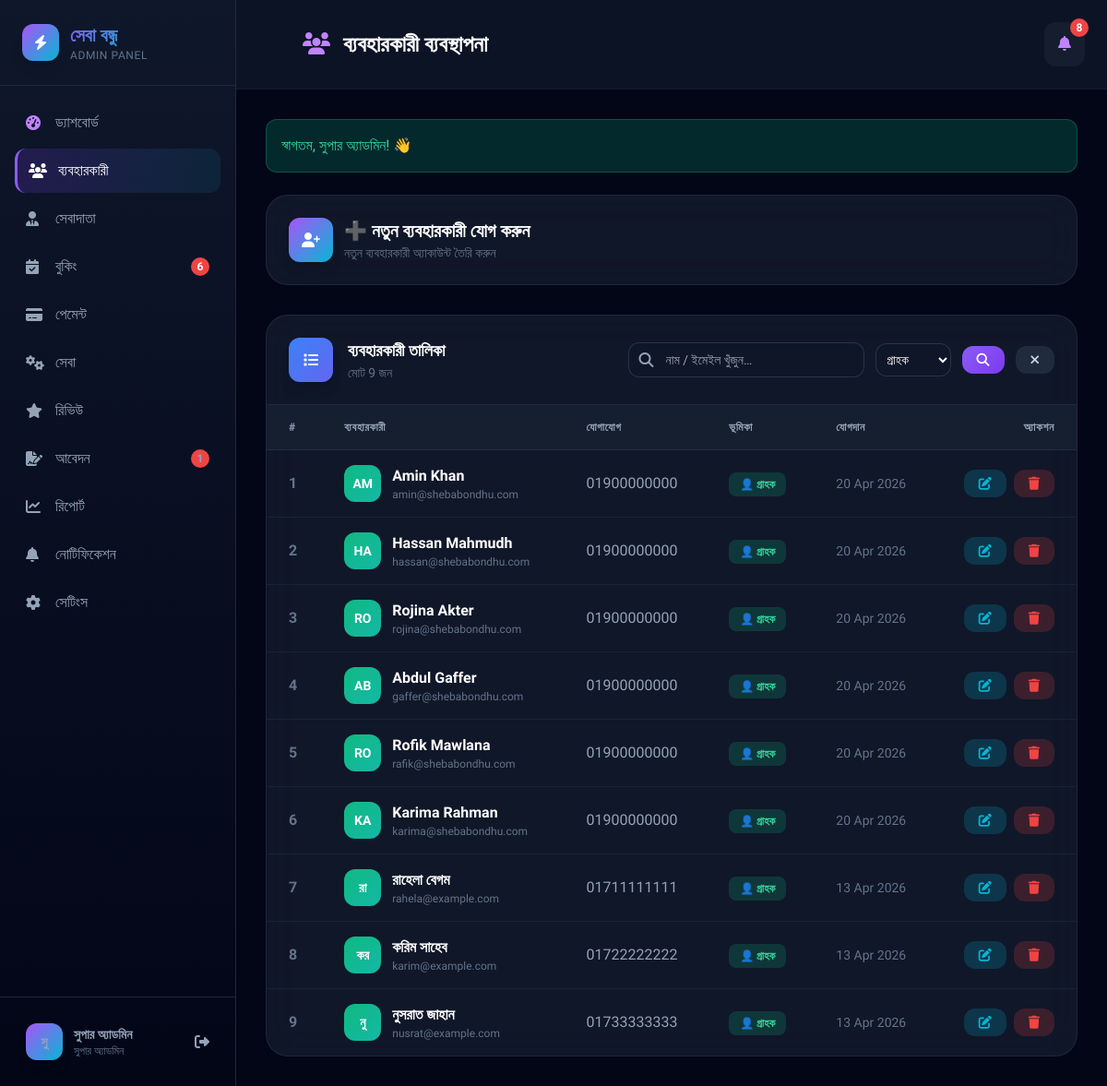
Screenshot of /admin/users.php?role=customer (signed in) with the database file from the repository.
### tables this page shows
CREATE TABLE `users` (
  `id` int(10) UNSIGNED NOT NULL,
  `name` varchar(120) NOT NULL,
  `email` varchar(191) NOT NULL,
  `password` varchar(255) NOT NULL,
  `phone` varchar(30) DEFAULT NULL,
  `role` enum('customer','provider','admin') NOT NULL DEFAULT 'customer',
  `avatar` varchar(255) DEFAULT NULL,
  `created_at` timestamp NOT NULL DEFAULT current_timestamp(),
  `photo` varchar(255) DEFAULT NULL
);

### includes/config.php (called while the page is built, shortened)
<?php
function db(): PDO {
    static $pdo = null;
    if ($pdo === null) {
        $dsn  = 'mysql:host='.DB_HOST.';dbname='.DB_NAME.';charset='.DB_CHARSET;
        $opts = [PDO::ATTR_ERRMODE=>PDO::ERRMODE_EXCEPTION,PDO::ATTR_DEFAULT_FETCH_MODE=>PDO::FETCH_ASSOC,PDO::ATTR_EMULATE_PREPARES=>false];
        try { $pdo = new PDO($dsn, DB_USER, DB_PASS, $opts); }
        catch (PDOException $e) { die('<div style="font-family:sans-serif;padding:40px;color:#c00"><h2>ডেটাবেজ সংযোগ ব্যর্থ</h2><p>'.htmlspecialchars($e->getMessage()).'</p></div>'); }
    }
    return $pdo;
}
function auth(): ?array { sessionStart(); return $_SESSION['user'] ?? null; }
function e(string $s): string { return htmlspecialchars($s, ENT_QUOTES, 'UTF-8'); }

### admin/_stats.php (called while the page is built, shortened)
<?php
function getAdminStats(): array
{
    try {
        try {
            db()->query("ALTER TABLE bookings ADD COLUMN amount DECIMAL(10,2) DEFAULT NULL AFTER payment_code");
        } catch (Exception $e) {}
        $row = db()->query('SELECT
            (SELECT COUNT(*) FROM users WHERE role="customer") AS cu,
            (SELECT COUNT(*) FROM providers) AS pu,
            (SELECT COUNT(*) FROM providers WHERE verified=1) AS pv,
            (SELECT COUNT(*) FROM bookings) AS bo,
            (SELECT COUNT(*) FROM bookings WHERE status="Pending") AS bp,
            (SELECT COUNT(*) FROM bookings WHERE status="Completed") AS bc,
            (SELECT COUNT(*) FROM provider_applications WHERE status="pending") AS ap,
            (SELECT COUNT(*) FROM reviews) AS rv,
            (SELECT COUNT(*) FROM service_categories WHERE active=1) AS sc,
            (SELECT COUNT(*) FROM notification WHERE role_target="admin" AND is_read=0) AS nt,
            (SELECT COALESCE(SUM(amount), 0) * 0.15 FROM bookings WHERE status="Completed" AND payment_status="paid") AS revenue,
            (SELECT COALESCE(SUM(amount), 0) FROM bookings WHERE status="Completed" AND payment_status="paid") AS total_amount,
            (SELECT COALESCE(SUM(amount), 0) * 0.15 FROM bookings WHERE status="Completed" AND payment_status="paid" AND created_at >= DATE_SUB(NOW(), INTERVAL 7 DAY)) AS weekly_revenue,
            (SELECT COALESCE(SUM(amount), 0) * 0.15 FROM bookings WHERE status="Completed" AND payment_status="paid" AND created_at >= DATE_FORMAT(NOW(), "%Y-%m-01")) AS monthly_revenue,
            (SELECT COALESCE(SUM(amount), 0) * 0.15 FROM bookings WHERE status="Completed" AND payment_status="paid" AND created_at >= DATE_FORMAT(NOW(), "%Y-01-01")) AS yearly_revenue
        ')->fetch(PDO::FETCH_ASSOC);
        $result = [];
        if ($row) {
            $result = [
                'cu' => (int)$row['cu'],
                'pu' => (int)$row['pu'],
                'pv' => (int)$row['pv'],
                'bo' => (int)$row['bo'],
                'bp' => (int)$row['bp'],
                'bc' => (int)$row['bc'],
                'ap' => (int)$row['ap'],
                'rv' => (int)$row['rv'],
                'sc' => (int)$row['sc'],
                'nt' => (int)$row['nt'],
                'revenue' => (float)$row['revenue'],
                'total_amount' => (float)$row['total_amount'],
                'weekly_revenue' => (float)$row['weekly_revenue'],
                'monthly_revenue' => (float)$row['monthly_revenue'],
                'yearly_revenue' => (float)$row['yearly_revenue'],
            ];
        }
        return $result ?: array_fill_keys(['cu','pu','pv','bo','bp','bc','ap','rv','sc','nt','revenue','total_amount','weekly_revenue','monthly_revenue','yearly_revenue'], 0);
    } catch (PDOException $e) {
        return array_fill_keys(['cu','pu','pv','bo','bp','bc','ap','rv','sc','nt'], 0);
    }
}
function adminPendingBookings(): int {
    try {
        return (int)db()->query("SELECT COUNT(*) FROM bookings WHERE status='Pending'")->fetchColumn();
    } catch (Throwable $e) {
        return 0;
    }
}
    if ($count > 0): ?><span class="ml-auto bg-red-500 text-white text-xs rounded-full w-5 h-5 flex items-center justify-center font-bold"><?= $count ?></span><?php endif;

### admin/users.php (the view, shortened to what this page needs)
<?php
require_once __DIR__ . '/../includes/config.php';
require_once __DIR__ . '/_stats.php';
$user = auth();
$s = getAdminStats();
$editUser = null;
$showForm = $editUser ? true : false;
$rf = $_GET['role'] ?? '';
$sq = trim($_GET['q'] ?? '');
$w = [];
$p = [];
if ($rf) {
    $w[] = "role=?";
    $p[] = $rf;
}
$wh = $w ? ' WHERE ' . implode(' AND ', $w) : '';
$stmt = db()->prepare("SELECT * FROM users $wh ORDER BY created_at DESC");
$stmt->execute($p);
$users = $stmt->fetchAll();
$unreadNotifs = 0;
try {
    $unreadNotifs = (int)db()->query("SELECT COUNT(*) FROM notification WHERE role_target='admin' AND is_read=0")->fetchColumn();
} catch (Exception $e) {}
?>
<!DOCTYPE html>
<html lang="bn">
<head>
  <script src="https://cdn.tailwindcss.com"></script>
  <link rel="stylesheet" href="https://cdnjs.cloudflare.com/ajax/libs/font-awesome/6.4.0/css/all.min.css">
</head>
<body class="bg-slate-950 text-white min-h-screen">
<aside id="sidebar" class="w-64 bg-gradient-to-b from-slate-900 to-slate-950 h-screen fixed left-0 top-0 border-r border-slate-800 z-50 flex flex-col">
  <div class="p-6 border-b border-slate-800">
    <div class="flex items-center gap-3">
      <div class="w-10 h-10 bg-gradient-to-br from-purple-500 to-cyan-500 rounded-xl flex items-center justify-center shadow-lg">
        <i class="fas fa-bolt text-white"></i>
      </div>
      <div>
        <div class="text-xl font-bold gradient-text">সেবা বন্ধু</div>
        <div class="text-xs text-slate-500 uppercase tracking-wider">Admin Panel</div>
      </div>
    </div>
  </div>
  <nav class="flex-1 p-4 space-y-1 overflow-y-auto">
    <a href="dashboard.php" class="sidebar-link flex items-center gap-3 p-3 rounded-xl text-slate-400 hover:text-white">
      <i class="fas fa-gauge-high w-5 text-purple-400"></i>
      <span>ড্যাশবোর্ড</span>
    </a>
    <a href="users.php" class="sidebar-link active flex items-center gap-3 p-3 rounded-xl text-white">
      <i class="fas fa-users w-5"></i>
      <span>ব্যবহারকারী</span>
    </a>
    <a href="providers.php" class="sidebar-link flex items-center gap-3 p-3 rounded-xl text-slate-400 hover:text-white">
      <i class="fas fa-user-tie w-5"></i>
      <span>সেবাদাতা</span>
    </a>
    <a href="bookings.php" class="sidebar-link flex items-center gap-3 p-3 rounded-xl text-slate-400 hover:text-white">
      <i class="fas fa-calendar-check w-5"></i>
      <span>বুকিং</span>
      <?php if (adminPendingBookings() > 0): ?><span class="ml-auto bg-red-500 text-white text-xs rounded-full w-5 h-5 flex items-center justify-center font-bold"><?= adminPendingBookings() ?></span><?php endif; ?>
    </a>
    <a href="payments.php" class="sidebar-link flex items-center gap-3 p-3 rounded-xl text-slate-400 hover:text-white">
      <i class="fas fa-credit-card w-5"></i>
      <span>পেমেন্ট</span>
    </a>
    <a href="services.php" class="sidebar-link flex items-center gap-3 p-3 rounded-xl text-slate-400 hover:text-white">
      <i class="fas fa-cogs w-5"></i>
      <span>সেবা</span>
    </a>
    <a href="reviews.php" class="sidebar-link flex items-center gap-3 p-3 rounded-xl text-slate-400 hover:text-white">
      <i class="fas fa-star w-5"></i>
      <span>রিভিউ</span>
    </a>
    <a href="applications.php" class="sidebar-link flex items-center gap-3 p-3 rounded-xl text-slate-400 hover:text-white relative">
      <i class="fas fa-file-signature w-5"></i>
      <span>আবেদন</span>
      <?php if (($s['ap'] ?? 0) > 0): ?>
        <span class="absolute right-3 bg-red-500 text-xs rounded-full w-5 h-5 flex items-center justify-center font-bold animate-pulse"><?= $s['ap'] ?></span>
      <?php endif; ?>
    </a>
    <a href="analytics.php" class="sidebar-link flex items-center gap-3 p-3 rounded-xl text-slate-400 hover:text-white">
      <i class="fas fa-chart-line w-5"></i>
      <span>রিপোর্ট</span>
    </a>
    <a href="notifications.php" class="sidebar-link flex items-center gap-3 p-3 rounded-xl text-slate-400 hover:text-white">
      <i class="fas fa-bell w-5"></i>
      <span>নোটিফিকেশন</span>
    </a>
    <a href="settings.php" class="sidebar-link flex items-center gap-3 p-3 rounded-xl text-slate-400 hover:text-white">
      <i class="fas fa-gear w-5"></i>
      <span>সেটিংস</span>
    </a>
  </nav>
  <div class="p-4 border-t border-slate-800">
    <a href="<?= SITE_URL ?>/logout.php" class="flex items-center gap-3 p-3 rounded-xl hover:bg-red-500/10 text-slate-400 hover:text-red-400 transition-all group">
      <div class="w-10 h-10 bg-gradient-to-br from-purple-500 to-cyan-500 rounded-xl flex items-center justify-center font-bold text-sm shadow-lg">
        <?= strtoupper(mb_substr($user['name'] ?? 'AD', 0, 2)) ?>
      </div>
      <div class="flex-1">
        <div class="font-semibold text-sm"><?= e($user['name'] ?? 'অ্যাডমিন') ?></div>
        <div class="text-xs text-slate-500">সুপার অ্যাডমিন</div>
      </div>
      <i class="fas fa-right-from-bracket group-hover:rotate-180 transition-transform"></i>
    </a>
  </div>
</aside>
<div class="lg:ml-64 min-h-screen">
  <header class="sticky top-0 z-40 glass-dark border-b border-slate-800/50">
    <div class="flex items-center justify-between p-4 md:p-6">
      <div class="hidden md:flex items-center gap-3 ml-12">
        <h1 class="text-xl md:text-2xl font-bold text-white">
          <i class="fas fa-users mr-2 text-purple-400"></i> ব্যবহারকারী ব্যবস্থাপনা
        </h1>
      </div>
      <div class="flex items-center gap-3">
        <div class="relative" id="notifContainer">
          <button id="notifBtn" class="relative p-3 bg-slate-800/50 hover:bg-slate-700/50 rounded-xl transition-all">
            <i class="fas fa-bell w-5 text-purple-400"></i>
            <?php if ($unreadNotifs > 0): ?>
              <span id="notifBadge" class="absolute -top-1 -right-1 bg-red-500 text-white text-xs rounded-full w-5 h-5 flex items-center justify-center font-bold animate-pulse"><?= $unreadNotifs ?></span>
            <?php endif; ?>
          </button>
        </div>
      </div>
    </div>
  </header>
  <main class="p-4 md:p-8 max-w-7xl mx-auto">
    <?php if (isset($_SESSION['flash'])): ?>
      <?php $flash = $_SESSION['flash']; unset($_SESSION['flash']); ?>
      <div class="mb-6 p-4 rounded-xl <?= $flash['type'] === 'error' ? 'bg-red-500/20 text-red-400 border border-red-500/30' : 'bg-emerald-500/20 text-emerald-400 border border-emerald-500/30' ?>">
        <?= e($flash['msg']) ?>
      </div>
    <?php endif; ?>
    <div class="card p-6 mb-8">
      <button type="button" id="toggleAddBtn" class="flex items-center gap-3 w-full text-left <?= $showForm ? 'hidden' : '' ?>" onclick="toggleUserForm()">
        <div class="w-12 h-12 bg-gradient-to-br from-purple-500 to-cyan-500 rounded-xl flex items-center justify-center shadow-lg">
          <i class="fas fa-user-plus text-white"></i>
        </div>
        <div>
          <h2 class="text-xl font-bold">➕ নতুন ব্যবহারকারী যোগ করুন</h2>
          <p class="text-slate-500 text-sm">নতুন ব্যবহারকারী অ্যাকাউন্ট তৈরি করুন</p>
        </div>
      </button>
    </div>
    <div class="card overflow-hidden">
      <div class="p-6 border-b border-slate-700/50 flex flex-col md:flex-row md:items-center md:justify-between gap-4">
        <div class="flex items-center gap-4">
          <div class="w-12 h-12 bg-gradient-to-br from-blue-500 to-indigo-500 rounded-xl flex items-center justify-center shadow-lg">
            <i class="fas fa-list text-white"></i>
          </div>
          <div>
            <h3 class="text-lg font-bold">ব্যবহারকারী তালিকা</h3>
            <p class="text-slate-500 text-sm">মোট <?= count($users) ?> জন</p>
          </div>
        </div>
        <form method="GET" class="flex flex-wrap gap-3 items-center">
          <div class="relative">
            <i class="fas fa-search absolute left-3 top-1/2 -translate-y-1/2 w-4 h-4 text-slate-400"></i>
            <input type="text" name="q" value="<?= e($sq) ?>" placeholder="নাম / ইমেইল খুঁজুন…" class="pl-10 pr-4 py-2 w-48 md:w-64 text-sm">
          </div>
          <select name="role" onchange="this.form.submit()" class="p-2 text-sm">
            <option value="customer" <?= $rf === 'customer' ? 'selected' : '' ?>>গ্রাহক</option>
          </select>
          <button type="submit" class="btn-action btn-primary text-sm"><i class="fas fa-search"></i></button>
          <?php if ($rf || $sq): ?>
            <a href="users.php" class="btn-action bg-slate-700/50 text-slate-300 text-sm"><i class="fas fa-times"></i></a>
          <?php endif; ?>
        </form>
      </div>
      <div class="overflow-x-auto">
        <table class="w-full">
          <thead>
            <tr class="bg-slate-800/50 border-b border-slate-700/50">
              <th class="px-6 py-4 text-left text-xs font-semibold text-slate-400 uppercase tracking-wider">#</th>
              <th class="px-6 py-4 text-left text-xs font-semibold text-slate-400 uppercase tracking-wider">ব্যবহারকারী</th>
              <th class="px-6 py-4 text-left text-xs font-semibold text-slate-400 uppercase tracking-wider">যোগাযোগ</th>
              <th class="px-6 py-4 text-left text-xs font-semibold text-slate-400 uppercase tracking-wider">ভূমিকা</th>
              <th class="px-6 py-4 text-left text-xs font-semibold text-slate-400 uppercase tracking-wider">যোগদান</th>
              <th class="px-6 py-4 text-right text-xs font-semibold text-slate-400 uppercase tracking-wider">অ্যাকশন</th>
            </tr>
          </thead>
          <tbody class="divide-y divide-slate-700/30">
            <?php if (empty($users)): ?>
              <tr>
                <td colspan="6" class="px-6 py-12 text-center text-slate-500">
                  <i class="fas fa-users text-4xl mb-3"></i>
                  <p>কোনো ব্যবহারকারী পাওয়া যায়নি।</p>
                </td>
              </tr>
            <?php else: $sn = 1; foreach ($users as $u2): ?>
              <tr class="hover:bg-slate-800/30 transition-all">
                <td class="px-6 py-4 text-slate-500 font-bold"><?= $sn++ ?></td>
                <td class="px-6 py-4">
                  <div class="flex items-center gap-3">
                    <div class="w-10 h-10 bg-gradient-to-br <?= $u2['role'] === 'admin' ? 'from-red-500 to-pink-500' : ($u2['role'] === 'provider' ? 'from-cyan-500 to-blue-500' : 'from-emerald-500 to-teal-500') ?> rounded-xl flex items-center justify-center font-bold text-sm">
                      <?= strtoupper(mb_substr($u2['name'], 0, 2)) ?>
                    </div>
                    <div>
                      <div class="font-semibold"><?= e($u2['name']) ?></div>
                      <div class="text-xs text-slate-500"><?= e($u2['email']) ?></div>
                    </div>
                  </div>
                </td>
                <td class="px-6 py-4 text-slate-400"><?= e($u2['phone'] ?? '—') ?></td>
                <td class="px-6 py-4">
                  <span class="px-3 py-1.5 rounded-lg text-xs font-bold <?= $u2['role'] === 'admin' ? 'bg-red-500/20 text-red-400' : ($u2['role'] === 'provider' ? 'bg-cyan-500/20 text-cyan-400' : 'bg-emerald-500/20 text-emerald-400') ?>">
                    <?= match ($u2['role']) { 'admin' => '⚙️ অ্যাডমিন', 'provider' => '🔧 সেবাদাতা', default => '👤 গ্রাহক' } ?>
                  </span>
                </td>
                <td class="px-6 py-4 text-slate-500 text-sm"><?= date('d M Y', strtotime($u2['created_at'])) ?></td>
                <td class="px-6 py-4">
                  <div class="flex items-center justify-end gap-2">
                    <a href="?edit=<?= $u2['id'] ?>" class="btn-action btn-info text-sm">
                      <i class="fas fa-edit"></i>
                    </a>
                    <?php if ($u2['role'] !== 'admin'): ?>
                      <a href="?delete=<?= $u2['id'] ?>" class="btn-action btn-danger text-sm" onclick="return confirm('<?= e($u2['name']) ?> মুছে ফেলবেন?')">
                        <i class="fas fa-trash"></i>
                      </a>
                    <?php endif; ?>
                  </div>
                </td>
              </tr>
            <?php endforeach; endif; ?>
          </tbody>
        </table>
      </div>
    </div>
  </main>
</div>
</body>
</html>

### rows the page displays
users: name "AM", name "Amin Khan", email "amin@shebabondhu.com", phone "01900000000", role "👤 গ্রাহক", created_at "20 Apr 2026"
users: name "HA", name "Hassan Mahmudh", email "hassan@shebabondhu.com", phone "01900000000", role "👤 গ্রাহক", created_at "20 Apr 2026"
users: name "RO", name "Rojina Akter", email "rojina@shebabondhu.com", phone "01900000000", role "👤 গ্রাহক", created_at "20 Apr 2026"
users: name "AB", name "Abdul Gaffer", email "gaffer@shebabondhu.com", phone "01900000000", role "👤 গ্রাহক", created_at "20 Apr 2026"
users: name "RO", name "Rofik Mawlana", email "rafik@shebabondhu.com", phone "01900000000", role "👤 গ্রাহক", created_at "20 Apr 2026"
users: name "KA", name "Karima Rahman", email "karima@shebabondhu.com", phone "01900000000", role "👤 গ্রাহক", created_at "20 Apr 2026"
users: name "রা", name "রাহেলা বেগম", email "rahela@example.com", phone "01711111111", role "👤 গ্রাহক", created_at "13 Apr 2026"
users: name "কর", name "করিম সাহেব", email "karim@example.com", phone "01722222222", role "👤 গ্রাহক", created_at "13 Apr 2026"
users: name "নু", name "নুসরাত জাহান", email "nusrat@example.com", phone "01733333333", role "👤 গ্রাহক", created_at "13 Apr 2026"

### other values shown
adminPendingBookings() "6"
$s['ap'] "1"
mb_substr($user['name'] ?? 'AD', 0, 2) "সু"
$user['name'] "সুপার অ্যাডমিন"
$unreadNotifs "8"
$flash['msg'] "স্বাগতম, সুপার অ্যাডমিন! 👋"
count($users) "9"
